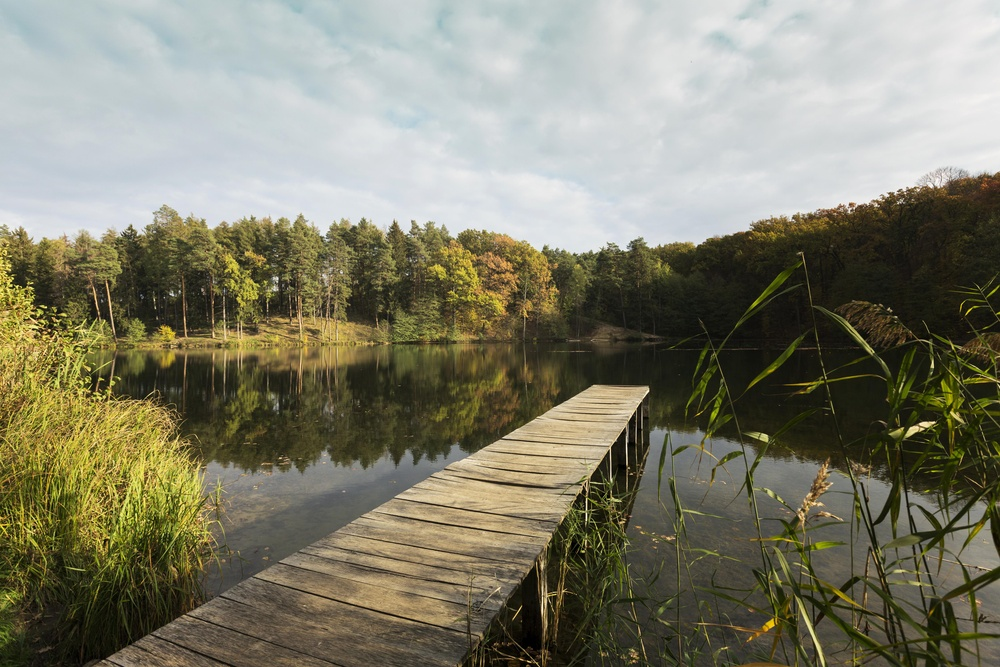
#> input picture App/Testing/Files/image.jpg, 1000 x 667 px, shrunk from 5760 x 3840 before the run, found by its file name
$ python Test2.py
#> lines starting #> are read from the running program, lines starting #| are printed output that depends on the picture; after the words box and inside, x2 and y2 are one past the last pixel; in counts of white or black regions, pixels touching at a corner belong together
import cv2
import numpy as np
from sklearn.cluster import KMeans
from matplotlib import pyplot as plt

def extract_significant_colors(image_path, k=8, contrast_threshold=0.4):
    # Load the image
#> called with image_path = './image.jpg', k = 8, contrast_threshold = 0.4
    image = cv2.imread(image_path)
#> image is the input picture: shape (667, 1000, 3); mean B, G, R 107.6, 126.7, 128.5
    image = cv2.cvtColor(image, cv2.COLOR_BGR2RGB)

    # Simple segmentation: Convert to HSV and threshold for vibrancy
    hsv_image = cv2.cvtColor(image, cv2.COLOR_RGB2HSV)
#> hsv_image: shape (667, 1000, 3); mean H, S, V 48.5, 77.9, 132.2
    _, saturation, _ = cv2.split(hsv_image)
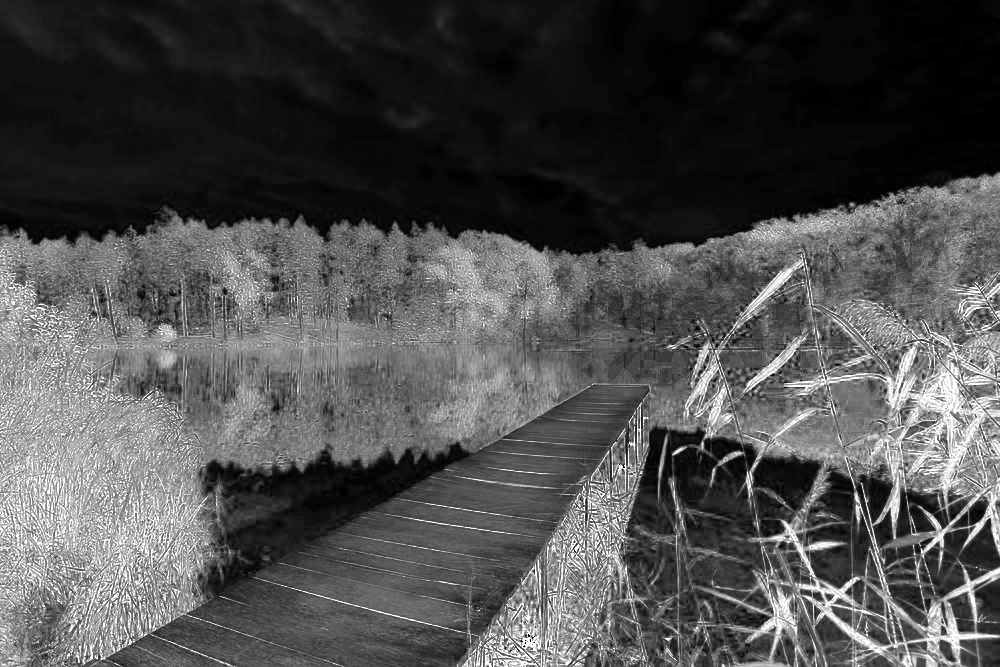
#> saturation: shape (667, 1000); min 0, max 255, mean 77.9
    _, vibrant_mask = cv2.threshold(saturation, 40, 255, cv2.THRESH_BINARY)
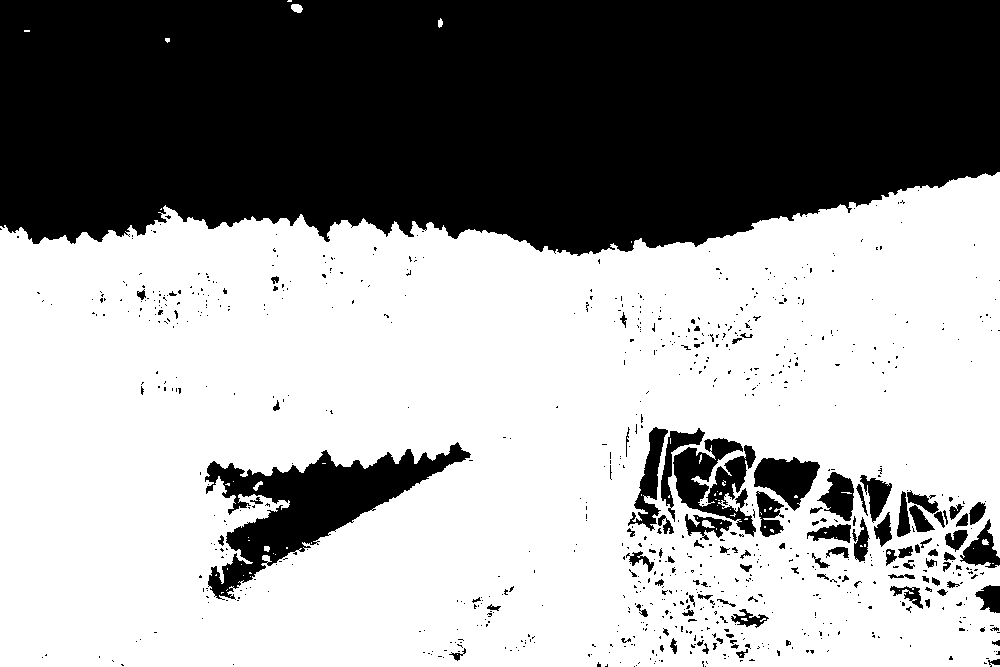
#> vibrant_mask: shape (667, 1000); 60.8% white; 829 black regions (729 under 20 px), largest, box (x1, y1, x2, y2) and area: (0, 0, 1000, 256) 224566, (205, 442, 471, 600) 13960, (673, 438, 756, 537) 4140

    # Apply the mask to focus on vibrant areas
    vibrant_pixels = image[vibrant_mask == 255]

    # Apply K-Means clustering to find dominant colors in vibrant areas
    kmeans = KMeans(n_clusters=k)
    kmeans.fit(vibrant_pixels)
    dominant_colors = kmeans.cluster_centers_.astype(int)

    # Filter colors to enhance contrast and ensure they are distinct enough
    final_colors = filter_contrasting_colors(dominant_colors, contrast_threshold)

    # Generate and save the color palette image
    save_color_palette(final_colors, 'theme.png')

def filter_contrasting_colors(colors, threshold):
    # Implement a simple algorithm to ensure colors are distinct
    # Placeholder for custom logic
    filtered_colors = colors # This should be replaced with your logic
    return filtered_colors

def save_color_palette(colors, filename):
    # Generate a palette image with the colors
#> called with colors = array of shape (8, 3), filename = 'theme.png'
    height = 100
    width_per_color = 100
    palette_image = np.zeros((height, len(colors) * width_per_color, 3), np.uint8)

    for i, color in enumerate(colors):
        palette_image[:, i * width_per_color:(i + 1) * width_per_color] = color

    plt.imshow(palette_image)
    plt.axis('off')
    plt.savefig(filename)
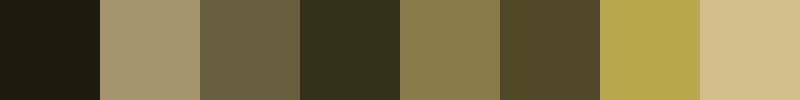
#> shown: shape (100, 800, 3); mean R, G, B 120.2, 109.8, 67.6

# Example usage
extract_significant_colors('./image.jpg', k=8)

$ run again, with App/assets/images/intro.png saved as App/Testing/Files/image.jpg
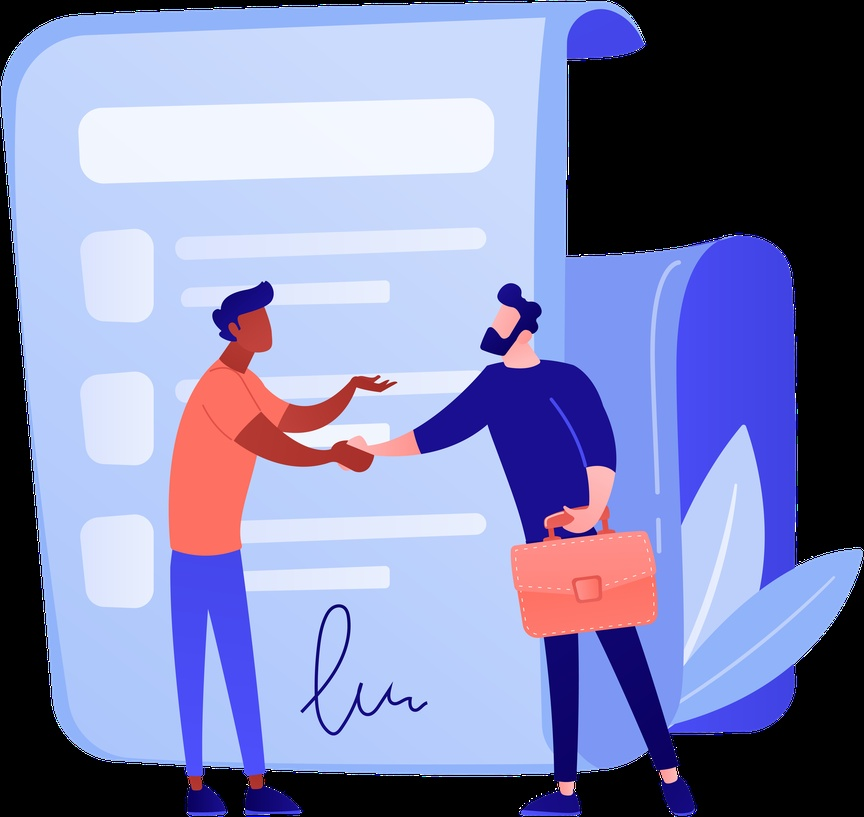
#> input picture App/assets/images/intro.png, 864 x 817 px, shrunk from 5764 x 5449 before the run, found by its file name
#> in extract_significant_colors, image is the input picture: shape (817, 864, 3); mean B, G, R 176.5, 132.9, 129
#> hsv_image: shape (817, 864, 3); mean H, S, V 83.8, 80.1, 184
#> in extract_significant_colors, `_, vibrant_mask = cv2.threshold(saturation, 40, 255, cv2.THRESH_BINARY)`:
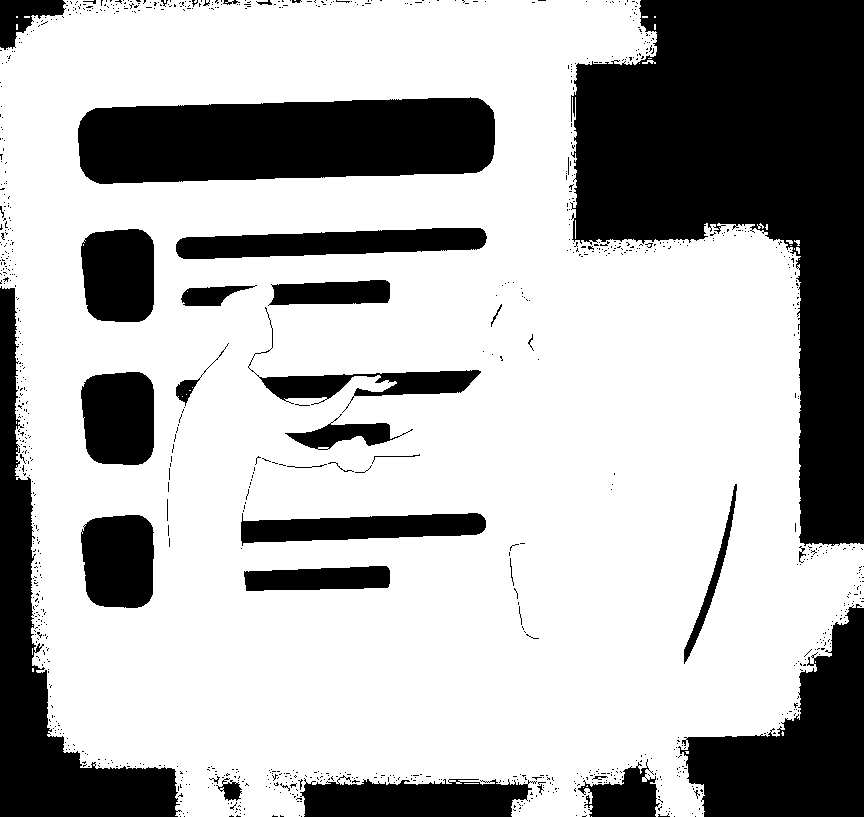
#> vibrant_mask: shape (817, 864); 69.2% white; 1076 black regions (1039 under 20 px), largest, box (x1, y1, x2, y2) and area: (570, 0, 864, 546) 83447, (78, 97, 495, 184) 31063, (0, 286, 182, 817) 23300
#> in save_color_palette, `plt.savefig(filename)`:
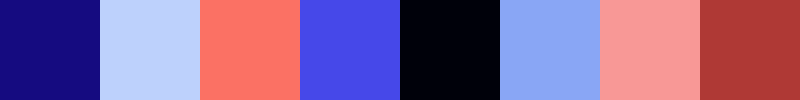
#> shown: shape (100, 800, 3); mean R, G, B 136.4, 97.6, 146.4
